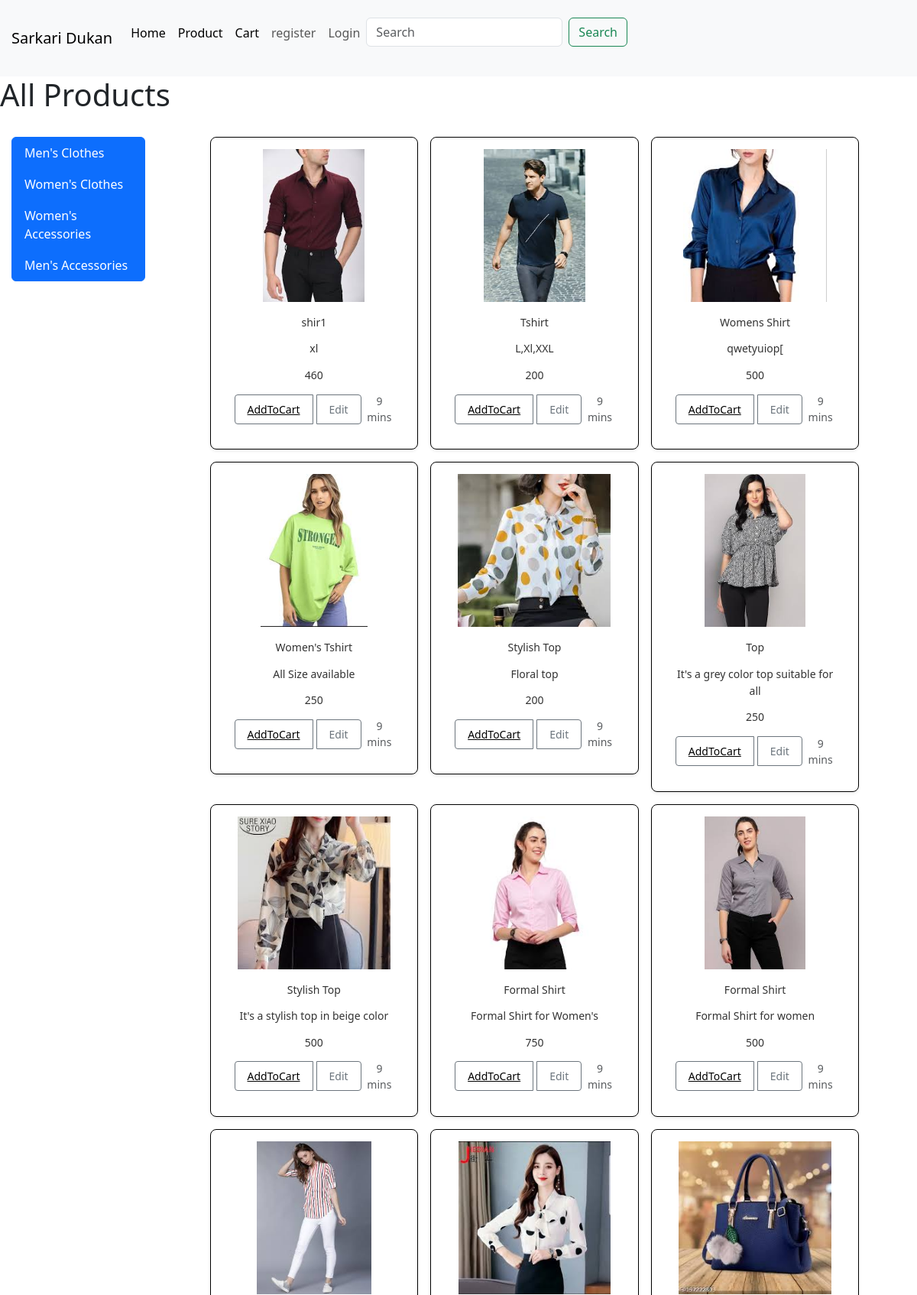
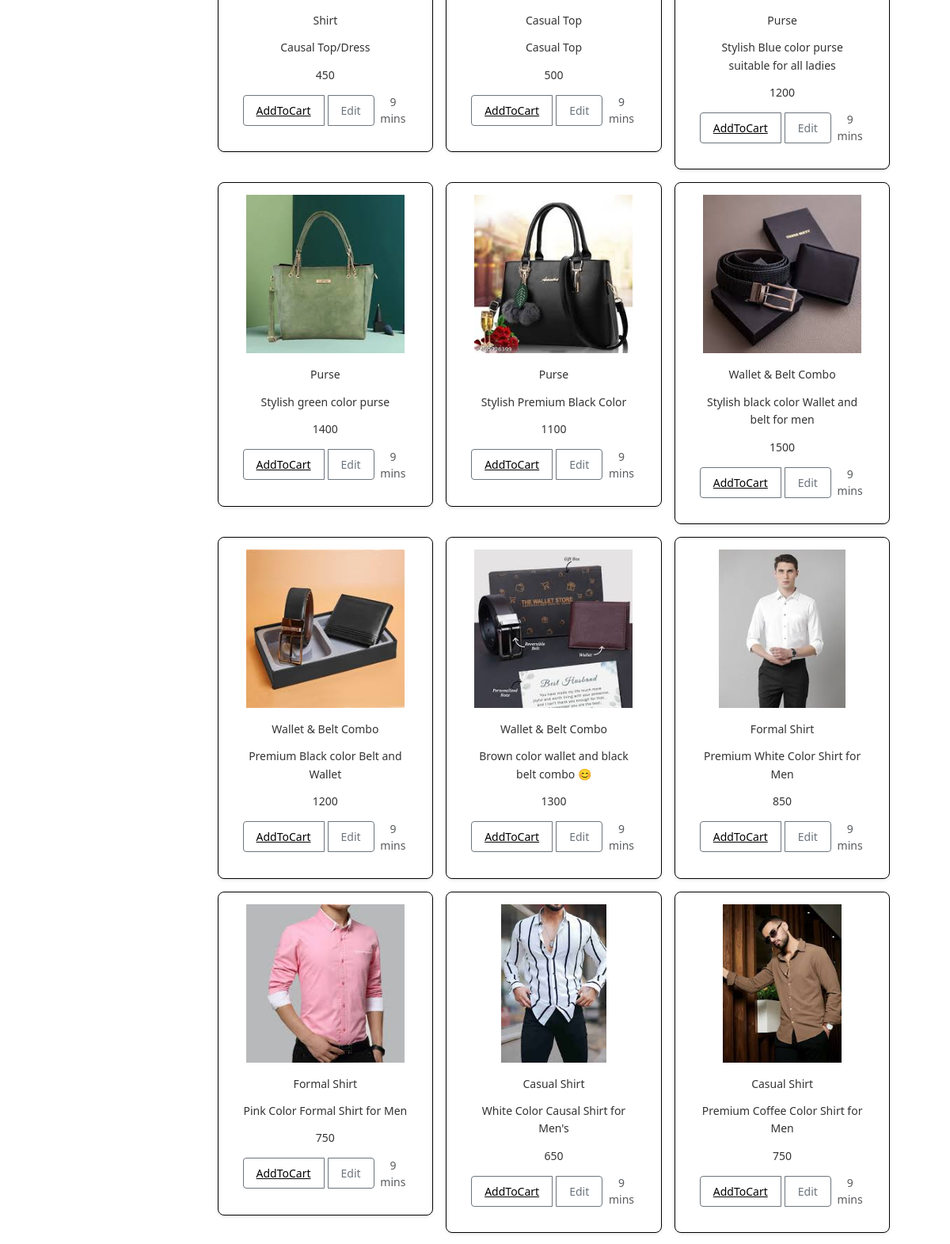
Page /plist (upper part) on the committed database (2 pictures, top to bottom).
### eapp/models.py (models this page shows, shortened)
class Category(models.Model):
    name = models.CharField(max_length=100)
    def __str__(self):
        return self.name

class Product(models.Model):
    name=models.CharField(max_length=30)
    price=models.IntegerField(default=0)
    description=models.TextField(max_length=300,default='',null=True,blank=True)
    category=models.ForeignKey(Category,on_delete=models.CASCADE)
    image=models.ImageField(upload_to='image')
    class Meta:
        db_table='product'

### eapp/views.py (the view)
# urls.py: path('plist',v.product_list, name= 'product'),
def product_list(request):
    pl=Product.objects.all()
    duplicate_cate=set()
    for i in pl:
        duplicate_cate.add(i.category)
    context={'pl':pl, 'duplicate_cate':duplicate_cate}
    return render(request,'plist.html',context)

### eapp/templates/plist.html (shortened to what this page needs)
{% extends 'base.html' %}
{% block body %}
<h1>All Products</h1>
<div class="container-fluid mt-3">
    <div class="row">
        <div class="col-lg-2 mx-auto">
            <div class="list-group">
                {%for i in duplicate_cate%}
                <a href="{%url 'eapp:cato' i.id%}" class="list-group-item list-group-item-action active">{{i}}</a>
                {%endfor%}
            </div>
        </div>
        <div id="product" class="col-lg-10 mx-auto">
            <div class="container">
                <div class="row row-cols-1 row-cols-sm-2 row-cols-md-3 g-3">
                    {% for i in pl %}
                    <div class="col">
                        <div class="card shadow-sm" style="border: 1.5px solid #000000; border-radius: 8px;">
                            <img src="{{ i.image }}" alt="Please Check Image" width="200px" height="200px">
                            <div class="card-body">
                                <p class="card-text">{{ i.name }}</p>
                                <p class="card-text">{{ i.description }}</p>
                                <p class="card-text">{{ i.price }}</p>
                                <div class="d-flex justify-content-between align-items-center">
                                    <div class="btn-group">
                                        <button type="button" class="btn btn-sm btn-outline-secondary"><a href="{%url 'eapp:add' i.id %}" style="color: black;">AddToCart</a></button>
                                        <button type="button" class="btn btn-sm btn-outline-secondary">Edit</button>
                                    </div>
                                    <small class="text-body-secondary">9 mins</small>
                                </div>
                            </div>
                        </div>
                    </div>
                    {% endfor %}
                </div>
            </div>
        </div>
    </div>
</div>
{% endblock %}

### eapp/static/css/style.css (style rules this page uses)
#product .container { max-width: 90%; margin: 0 auto; }
.card { text-align: center; border: 1.5px solid #000; border-radius: 8px; box-shadow: 0 4px 12px rgba(0, 0, 0, 0.1); padding: 15px; transition: transform 0.3s ease-in-out, box-shadow 0.3s ease-in-out; }
.card img { display: block; margin: 0 auto; width: 100%; height: auto; max-width: 200px; max-height: 200px; object-fit: contain; transition: transform 0.3s ease-in-out; }
.btn-group .btn { margin-right: 5px; padding: 8px 16px; border-radius: 4px; transition: background-color 0.3s ease, color 0.3s ease; }
.card-body p { margin-bottom: 12px; font-size: 14px; line-height: 1.6; color: #333; }
.container-fluid { padding: 15px; }

### rows in the picture
Category: name "Men's Clothes"
Category: name "Women's Clothes"
Category: name "Women's Accessories"
Category: name "Men's Accessories"
Product: image (picture), name "shir1", description "xl", price "460"
Product: image (picture), name "Tshirt", description "L,Xl,XXL", price "200"
Product: image (picture), name "Womens Shirt", description "qwetyuiop[", price "500"
Product: image (picture), name "Women's Tshirt", description "All Size available", price "250"
Product: image (picture), name "Stylish Top", description "Floral top", price "200"
Product: image (picture), name "Top", description "It's a grey color top suitable for all", price "250"
Product: image (picture), name "Stylish Top", description "It's a stylish top in beige color", price "500"
Product: image (picture), name "Formal Shirt", description "Formal Shirt for Women's", price "750"
Product: image (picture), name "Formal Shirt", description "Formal Shirt for women", price "500"
Product: image (picture), name "Shirt", description "Causal Top/Dress", price "450"
Product: image (picture), name "Casual Top", description "Casual Top", price "500"
Product: image (picture), name "Purse", description "Stylish Blue color purse suitable for all ladies", price "1200"
Product: image (picture), name "Purse", description "Stylish green color purse", price "1400"
Product: image (picture), name "Purse", description "Stylish Premium Black Color", price "1100"
Product: image (picture), name "Wallet & Belt Combo", description "Stylish black color Wallet and belt for men", price "1500"
Product: image (picture), name "Wallet & Belt Combo", description "Premium Black color Belt and Wallet", price "1200"
Product: image (picture), name "Wallet & Belt Combo", description "Brown color wallet and black belt combo 😊", price "1300"
Product: image (picture), name "Formal Shirt", description "Premium White Color Shirt for Men", price "850"
Product: image (picture), name "Formal Shirt", description "Pink Color Formal Shirt for Men", price "750"
Product: image (picture), name "Casual Shirt", description "White Color Causal Shirt for Men's", price "650"
Product: image (picture), name "Casual Shirt", description "Premium Coffee Color Shirt for Men", price "750"
